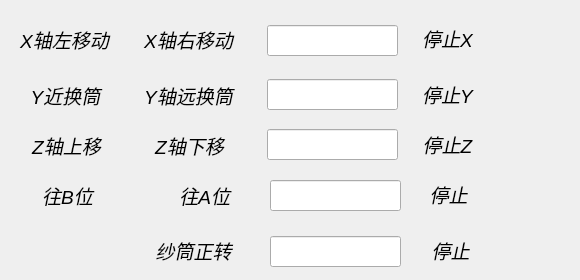
       <widget class="QWidget" name="w_zhou_continue">
        <widget class="QLabel" name="label_small_title_speed">
         <property name="geometry">
          <rect>
           <x>520</x>
           <y>50</y>
           <width>51</width>
           <height>31</height>
          </rect>
         </property>
         <property name="font">
          <font>
           <family>AcadEref</family>
           <pointsize>12</pointsize>
          </font>
         </property>
         <property name="text">
          <string/>
         </property>
         <property name="pixmap">
          <pixmap>:/tupian/tupian/car.jpg</pixmap>
         </property>
         <property name="scaledContents">
          <bool>true</bool>
         </property>
        </widget>
        <widget class="QPushButton" name="btn_X_left_move">
         <property name="geometry">
          <rect>
           <x>14</x>
           <y>19</y>
           <width>101</width>
           <height>41</height>
          </rect>
         </property>
         <property name="font">
          <font>
           <family>Arial</family>
           <pointsize>14</pointsize>
           <italic>true</italic>
          </font>
         </property>
         <property name="styleSheet">
          <string notr="true">QPushButton{
 background:transparent;
 color: rgb(0, 0, 0);
 border-style:outset;
 border-radius:16px
}

QPushButton:hover{
 background-color: rgb(45, 104, 125);
 border-style: inset;
}

QPushButton:checked{ 
 background-color: rgb(6, 99, 130);
 color: blue;
}</string>
         </property>
         <property name="text">
          <string>X轴左移动</string>
         </property>
        </widget>
        <widget class="QPushButton" name="btn_X_right_move">
         <property name="geometry">
          <rect>
           <x>138</x>
           <y>19</y>
           <width>101</width>
           <height>41</height>
          </rect>
         </property>
         <property name="font">
          <font>
           <family>Arial</family>
           <pointsize>14</pointsize>
           <italic>true</italic>
          </font>
         </property>
         <property name="styleSheet">
          <string notr="true">QPushButton{
 background:transparent;
 color: rgb(0, 0, 0);
 border-style:outset;
 border-radius:16px
}

QPushButton:hover{
 background-color: rgb(45, 104, 125);
 border-style: inset;
}

QPushButton:checked{ 
 background-color: rgb(6, 99, 130);
 color: blue;
}</string>
         </property>
         <property name="text">
          <string>X轴右移动</string>
         </property>
        </widget>
        <widget class="QPushButton" name="btn_Y_yuan_move">
         <property name="geometry">
          <rect>
           <x>138</x>
           <y>75</y>
           <width>101</width>
           <height>41</height>
          </rect>
         </property>
         <property name="font">
          <font>
           <family>Arial</family>
           <pointsize>14</pointsize>
           <italic>true</italic>
          </font>
         </property>
         <property name="styleSheet">
          <string notr="true">QPushButton{
 background:transparent;
 color: rgb(0, 0, 0);
 border-style:outset;
 border-radius:16px
}

QPushButton:hover{
 background-color: rgb(45, 104, 125);
 border-style: inset;
}

QPushButton:checked{ 
 background-color: rgb(6, 99, 130);
 color: blue;
}</string>
         </property>
         <property name="text">
          <string>Y轴远换筒</string>
         </property>
        </widget>
        <widget class="QPushButton" name="btn_Y_jin_move">
         <property name="geometry">
          <rect>
           <x>15</x>
           <y>75</y>
           <width>101</width>
           <height>41</height>
          </rect>
         </property>
         <property name="font">
          <font>
           <family>Arial</family>
           <pointsize>14</pointsize>
           <italic>true</italic>
          </font>
         </property>
         <property name="styleSheet">
          <string notr="true">QPushButton{
 background:transparent;
 color: rgb(0, 0, 0);
 border-style:outset;
 border-radius:16px
}

QPushButton:hover{
 background-color: rgb(45, 104, 125);
 border-style: inset;
}

QPushButton:checked{ 
 background-color: rgb(6, 99, 130);
 color: blue;
}</string>
         </property>
         <property name="text">
          <string>Y近换筒</string>
         </property>
        </widget>
        <widget class="QPushButton" name="btn_A_move">
         <property name="geometry">
          <rect>
           <x>141</x>
           <y>175</y>
           <width>101</width>
           <height>41</height>
          </rect>
         </property>
         <property name="font">
          <font>
           <family>Arial</family>
           <pointsize>14</pointsize>
           <italic>true</italic>
          </font>
         </property>
         <property name="styleSheet">
          <string notr="true">QPushButton{
 background:transparent;
 color: rgb(0, 0, 0);
 border-style:outset;
 border-radius:16px
}

QPushButton:hover{
 background-color: rgb(45, 104, 125);
 border-style: inset;
}

QPushButton:checked{ 
 background-color: rgb(6, 99, 130);
 color: blue;
}</string>
         </property>
         <property name="text">
          <string>     往A位</string>
         </property>
        </widget>
        <widget class="QPushButton" name="btn_B_move">
         <property name="geometry">
          <rect>
           <x>17</x>
           <y>175</y>
           <width>101</width>
           <height>41</height>
          </rect>
         </property>
         <property name="font">
          <font>
           <family>Arial</family>
           <pointsize>14</pointsize>
           <italic>true</italic>
          </font>
         </property>
         <property name="styleSheet">
          <string notr="true">QPushButton{
 background:transparent;
 color: rgb(0, 0, 0);
 border-style:outset;
 border-radius:16px
}

QPushButton:hover{
 background-color: rgb(45, 104, 125);
 border-style: inset;
}

QPushButton:checked{ 
 background-color: rgb(6, 99, 130);
 color: blue;
}</string>
         </property>
         <property name="text">
          <string>往B位</string>
         </property>
        </widget>
        <widget class="QPushButton" name="btn_Z_down_move">
         <property name="geometry">
          <rect>
           <x>139</x>
           <y>125</y>
           <width>101</width>
           <height>41</height>
          </rect>
         </property>
         <property name="font">
          <font>
           <family>Arial</family>
           <pointsize>14</pointsize>
           <italic>true</italic>
          </font>
         </property>
         <property name="styleSheet">
          <string notr="true">QPushButton{
 background:transparent;
 color: rgb(0, 0, 0);
 border-style:outset;
 border-radius:16px
}

QPushButton:hover{
 background-color: rgb(45, 104, 125);
 border-style: inset;
}

QPushButton:checked{ 
 background-color: rgb(6, 99, 130);
 color: blue;
}</string>
         </property>
         <property name="text">
          <string>Z轴下移</string>
         </property>
        </widget>
        <widget class="QPushButton" name="btn_Z_up_move">
         <property name="geometry">
          <rect>
           <x>16</x>
           <y>125</y>
           <width>101</width>
           <height>41</height>
          </rect>
         </property>
         <property name="font">
          <font>
           <family>Arial</family>
           <pointsize>14</pointsize>
           <italic>true</italic>
          </font>
         </property>
         <property name="styleSheet">
          <string notr="true">QPushButton{
 background:transparent;
 color: rgb(0, 0, 0);
 border-style:outset;
 border-radius:16px
}

QPushButton:hover{
 background-color: rgb(45, 104, 125);
 border-style: inset;
}

QPushButton:checked{ 
 background-color: rgb(6, 99, 130);
 color: blue;
}</string>
         </property>
         <property name="text">
          <string>Z轴上移</string>
         </property>
        </widget>
        <widget class="QPushButton" name="btn_shatong_move">
         <property name="geometry">
          <rect>
           <x>143</x>
           <y>230</y>
           <width>101</width>
           <height>41</height>
          </rect>
         </property>
         <property name="font">
          <font>
           <family>Arial</family>
           <pointsize>14</pointsize>
           <italic>true</italic>
          </font>
         </property>
         <property name="styleSheet">
          <string notr="true">QPushButton{
 background:transparent;
 color: rgb(0, 0, 0);
 border-style:outset;
 border-radius:16px
}

QPushButton:hover{
 background-color: rgb(45, 104, 125);
 border-style: inset;
}

QPushButton:checked{ 
 background-color: rgb(6, 99, 130);
 color: blue;
}</string>
         </property>
         <property name="text">
          <string>纱筒正转</string>
         </property>
        </widget>
        <widget class="QLineEdit" name="lineEdit_Xzhou_speed">
         <property name="geometry">
          <rect>
           <x>267</x>
           <y>25</y>
           <width>131</width>
           <height>31</height>
          </rect>
         </property>
         <property name="styleSheet">
          <string notr="true">color: rgb(0, 0, 0);</string>
         </property>
        </widget>
        <widget class="QLineEdit" name="lineEdit_Yzhou_speed">
         <property name="geometry">
          <rect>
           <x>267</x>
           <y>79</y>
           <width>131</width>
           <height>31</height>
          </rect>
         </property>
         <property name="styleSheet">
          <string notr="true">color: rgb(0, 0, 0);</string>
         </property>
        </widget>
        <widget class="QLineEdit" name="lineEdit_Zzhou_speed">
         <property name="geometry">
          <rect>
           <x>267</x>
           <y>129</y>
           <width>131</width>
           <height>31</height>
          </rect>
         </property>
         <property name="styleSheet">
          <string notr="true">color: rgb(0, 0, 0);</string>
         </property>
        </widget>
        <widget class="QLineEdit" name="lineEdit_AB_speed">
         <property name="geometry">
          <rect>
           <x>270</x>
           <y>180</y>
           <width>131</width>
           <height>31</height>
          </rect>
         </property>
         <property name="styleSheet">
          <string notr="true">color: rgb(0, 0, 0);</string>
         </property>
        </widget>
        <widget class="QLineEdit" name="lineEdit_shatong_speed">
         <property name="geometry">
          <rect>
           <x>270</x>
           <y>236</y>
           <width>131</width>
           <height>31</height>
          </rect>
         </property>
         <property name="styleSheet">
          <string notr="true">color: rgb(0, 0, 0);</string>
         </property>
        </widget>
        <widget class="QPushButton" name="btn_X_stop_move">
         <property name="geometry">
          <rect>
           <x>417</x>
           <y>18</y>
           <width>61</width>
           <height>41</height>
          </rect>
         </property>
         <property name="font">
          <font>
           <family>Arial</family>
           <pointsize>14</pointsize>
           <italic>true</italic>
          </font>
         </property>
         <property name="styleSheet">
          <string notr="true">QPushButton{
 background:transparent;
 color: rgb(0, 0, 0);
 border-style:outset;
 border-radius:16px
}

QPushButton:hover{
 background-color: rgb(45, 104, 125);
 border-style: inset;
}

QPushButton:checked{ 
 background-color: rgb(6, 99, 130);
 color: blue;
}</string>
         </property>
         <property name="text">
          <string>停止X</string>
         </property>
        </widget>
        <widget class="QPushButton" name="btn_Y_stop_move">
         <property name="geometry">
          <rect>
           <x>417</x>
           <y>74</y>
           <width>61</width>
           <height>41</height>
          </rect>
         </property>
         <property name="font">
          <font>
           <family>Arial</family>
           <pointsize>14</pointsize>
           <italic>true</italic>
          </font>
         </property>
         <property name="styleSheet">
          <string notr="true">QPushButton{
 background:transparent;
 color: rgb(0, 0, 0);
 border-style:outset;
 border-radius:16px
}

QPushButton:hover{
 background-color: rgb(45, 104, 125);
 border-style: inset;
}

QPushButton:checked{ 
 background-color: rgb(6, 99, 130);
 color: blue;
}</string>
         </property>
         <property name="text">
          <string>停止Y</string>
         </property>
        </widget>
        <widget class="QPushButton" name="btn_Z_stop_move">
         <property name="geometry">
          <rect>
           <x>417</x>
           <y>124</y>
           <width>61</width>
           <height>41</height>
          </rect>
         </property>
         <property name="font">
          <font>
           <family>Arial</family>
           <pointsize>14</pointsize>
           <italic>true</italic>
          </font>
         </property>
         <property name="styleSheet">
          <string notr="true">QPushButton{
 background:transparent;
 color: rgb(0, 0, 0);
 border-style:outset;
 border-radius:16px
}

QPushButton:hover{
 background-color: rgb(45, 104, 125);
 border-style: inset;
}

QPushButton:checked{ 
 background-color: rgb(6, 99, 130);
 color: blue;
}</string>
         </property>
         <property name="text">
          <string>停止Z</string>
         </property>
        </widget>
        <widget class="QPushButton" name="btn_AB_stop_move">
         <property name="geometry">
          <rect>
           <x>418</x>
           <y>174</y>
           <width>61</width>
           <height>41</height>
          </rect>
         </property>
         <property name="font">
          <font>
           <family>Arial</family>
           <pointsize>14</pointsize>
           <italic>true</italic>
          </font>
         </property>
         <property name="styleSheet">
          <string notr="true">QPushButton{
 background:transparent;
 color: rgb(0, 0, 0);
 border-style:outset;
 border-radius:16px
}

QPushButton:hover{
 background-color: rgb(45, 104, 125);
 border-style: inset;
}

QPushButton:checked{ 
 background-color: rgb(6, 99, 130);
 color: blue;
}</string>
         </property>
         <property name="text">
          <string>停止</string>
         </property>
        </widget>
        <widget class="QPushButton" name="btn_shatong_stop_move">
         <property name="geometry">
          <rect>
           <x>420</x>
           <y>230</y>
           <width>61</width>
           <height>41</height>
          </rect>
         </property>
         <property name="font">
          <font>
           <family>Arial</family>
           <pointsize>14</pointsize>
           <italic>true</italic>
          </font>
         </property>
         <property name="styleSheet">
          <string notr="true">QPushButton{
 background:transparent;
 color: rgb(0, 0, 0);
 border-style:outset;
 border-radius:16px
}

QPushButton:hover{
 background-color: rgb(45, 104, 125);
 border-style: inset;
}

QPushButton:checked{ 
 background-color: rgb(6, 99, 130);
 color: blue;
}</string>
         </property>
         <property name="text">
          <string>停止</string>
         </property>
        </widget>
       </widget>
